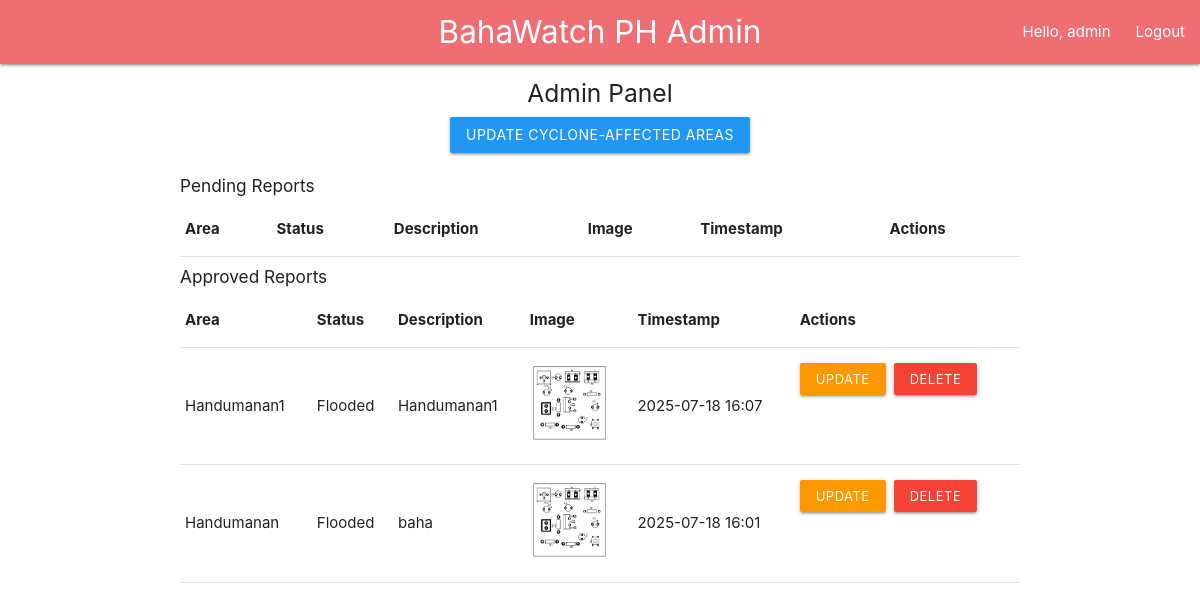
The page /admin (signed in) on the database its author committed.
### models.py (models this page shows, shortened)
class Report(db.Model):
    id = db.Column(db.Integer, primary_key=True)
    area = db.Column(db.String(100), nullable=False)
    lat = db.Column(db.Float, nullable=False)
    lng = db.Column(db.Float, nullable=False)
    flood_level = db.Column(db.Float, nullable=True)
    status = db.Column(db.String(10), nullable=False, default='Safe')  # Safe, Alert, Flooded
    description = db.Column(db.Text, nullable=True)
    image_url = db.Column(db.String(255), nullable=True)
    timestamp = db.Column(db.DateTime, default=datetime.utcnow)
    approved = db.Column(db.Boolean, default=False)

### app.py (the view)
@app.route('/admin', methods=['GET'])
@login_required
@admin_required
def admin_panel():
    pending_reports = Report.query.filter_by(approved=False).order_by(Report.timestamp.desc()).all()
    approved_reports = Report.query.filter_by(approved=True).order_by(Report.timestamp.desc()).all()
    return render_template('admin.html', pending_reports=pending_reports, approved_reports=approved_reports, user_name=session.get('user_name'), user_role=session.get('user_role'))

### app.py (called while the page is built)
def login_required(f):
    @wraps(f)
    def decorated_function(*args, **kwargs):
        if 'user_id' not in session:
            flash('Please log in to access this page.', 'warning')
            return redirect(url_for('login'))
        return f(*args, **kwargs)
    return decorated_function

def admin_required(f):
    @wraps(f)
    def decorated_function(*args, **kwargs):
        if 'user_id' not in session or session.get('user_role') != 'admin':
            flash('Admin access required.', 'danger')
            return redirect(url_for('login'))
        return f(*args, **kwargs)
    return decorated_function

### templates/admin.html (shortened to what this page needs)
<!DOCTYPE html>
<html lang="en">
<head>
    <link href="https://cdnjs.cloudflare.com/ajax/libs/materialize/1.0.0/css/materialize.min.css" rel="stylesheet">
</head>
<body>
    <nav class="cardinal-red">
        <div class="nav-wrapper">
            <a href="/" class="brand-logo center">BahaWatch PH Admin</a>
            <ul id="nav-mobile" class="right hide-on-med-and-down">
                {% if user_name %}
                    <li><span style="color:white; margin-right:10px;">Hello, {{ user_name }}</span></li>
                    <li><a href="/logout">Logout</a></li>
                {% else %}
                    <li><a href="/login">Login</a></li>
                {% endif %}
            </ul>
        </div>
    </nav>
    <div class="container">
        <h5 class="center-align">Admin Panel</h5>
        {% if user_role == 'admin' %}
        <form id="update-cyclone-form" method="POST" action="/admin/update-cyclone" style="margin-bottom: 24px; text-align:center;">
            <button id="update-cyclone-btn" class="btn blue waves-effect waves-light" type="submit">Update Cyclone-Affected Areas</button>
        </form>
        {% endif %}
        <h6>Pending Reports</h6>
        <table class="highlight responsive-table">
            <thead>
                <tr>
                    <th>Area</th>
                    <th>Status</th>
                    <th>Description</th>
                    <th>Image</th>
                    <th>Timestamp</th>
                    <th>Actions</th>
                </tr>
            </thead>
        </table>
        <h6>Approved Reports</h6>
        <table class="highlight responsive-table">
            <thead>
                <tr>
                    <th>Area</th>
                    <th>Status</th>
                    <th>Description</th>
                    <th>Image</th>
                    <th>Timestamp</th>
                    <th>Actions</th>
                </tr>
            </thead>
            <tbody>
                {% for r in approved_reports %}
                <tr>
                    <td>{{ r.area }}</td>
                    <td>{{ r.status }}</td>
                    <td>{{ r.description }}</td>
                    <td>{% if r.image_url %}<img src="{{ r.image_url }}" class="admin-img">{% endif %}</td>
                    <td>{{ r.timestamp.strftime('%Y-%m-%d %H:%M') }}</td>
                    <td class="action-btns">
                        <form method="POST" action="/admin/update/{{ r.id }}" style="display:inline">
                            <button class="btn-small orange" type="submit">Update</button>
                        </form>
                        <form method="POST" action="/admin/delete/{{ r.id }}" style="display:inline">
                            <button class="btn-small red" type="submit">Delete</button>
                        </form>
                    </td>
                </tr>
                {% endfor %}
            </tbody>
        </table>
    </div>
</body>
</html>

### templates/admin.html (style rules this page uses)
.admin-img { max-width: 100px; max-height: 80px; }
.action-btns { display: flex; gap: 8px; }

### rows shown on the page
Report: area "Handumanan1", status "Flooded", description "Handumanan1", image_url (picture), timestamp "2025-07-18 16:07"
Report: area "Handumanan", status "Flooded", description "baha", image_url (picture), timestamp "2025-07-18 16:01"

### other values the page prints
{{ user_name }} "admin"
